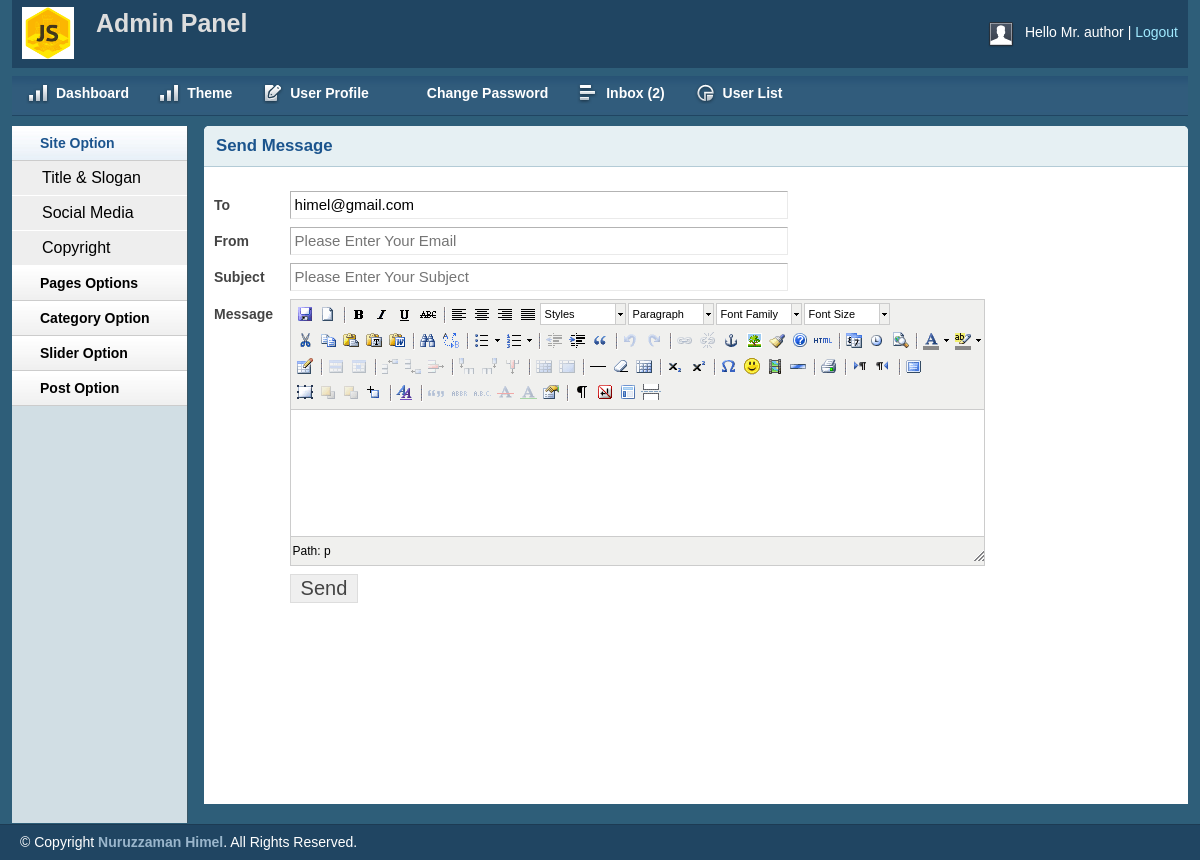
Screenshot of /admin/replyMass.php?replyId=2 (signed in) with the database file from the repository.
### tables this page shows
CREATE TABLE `title_slogan` (
  `id` int(11) NOT NULL,
  `title` varchar(255) NOT NULL,
  `des` varchar(255) NOT NULL,
  `logo` varchar(255) NOT NULL
);

CREATE TABLE `tbl_user` (
  `id` int(11) NOT NULL,
  `name` varchar(255) NOT NULL,
  `username` varchar(100) NOT NULL,
  `password` varchar(100) NOT NULL,
  `email` varchar(255) NOT NULL,
  `des` text NOT NULL,
  `role` int(11) NOT NULL
);

CREATE TABLE `tbl_contuct` (
  `id` int(11) NOT NULL,
  `firstname` varchar(255) NOT NULL,
  `lastname` varchar(255) NOT NULL,
  `email` varchar(255) NOT NULL,
  `body` varchar(255) NOT NULL,
  `status` int(11) NOT NULL DEFAULT '0',
  `date` timestamp NOT NULL DEFAULT CURRENT_TIMESTAMP
);

### lib/Database.php (called while the page is built, shortened)
<?php
Class Database{
	public $host   = DB_HOST;
	public $user   = DB_USER;
	public $pass   = DB_PASS;
	public $dbname = DB_NAME;
	public $conn;
	public function connection()
	{
		$this->conn = new mysqli($this->host,$this->user,$this->pass,$this->dbname);
	}
	public function select($query)
	{
		$result = $this->conn->query($query);
			if($result->num_rows > 0)
			{
				return $result;
			}
			else{
				return false;
			}
	}
}

### admin/lib/Session.php (called while the page is built, shortened)
<?php
	class Session
	{
		public static function sess_get($k)
		{
			if(isset($_SESSION[$k]))
			{
				return $_SESSION[$k];
			}else{
				return FALSE;
			}
		}
	}
?>

### admin/replyMass.php (the view, shortened to what this page needs)
<?php include("inc/header.php") ?>
<?php include("inc/sidebar.php") ?>
<?php
    if(!isset($_GET['replyId']) || $_GET['replyId'] == NULL)
    {
        header("Location: inbox.php");
    }else{
        $replyId = $_GET['replyId'];
    }
?>
<div class="grid_10">
    <div class="box round first grid">
        <h2>Send Message</h2>
        <div class="block">
            <form action="" method="post">
                <table class="form">
                <?php
                        $query = "SELECT * FROM tbl_contuct WHERE id='$replyId' ";
                        $msgg = $db->select($query);
                        if($msgg)
                        {
                            while($value = $msgg->fetch_assoc())
                            {
                        ?>
                    <tr>
                        <td>
                            <label>To</label>
                        </td>
                        <td>
                            <input type="text"  readonly="readonly" name="to" value="<?php echo $value['email']; ?>"  class="medium" />
                        </td>
                    </tr>
                    <tr>
                        <td>
                            <label>From</label>
                        </td>
                        <td>
                            <input type="text"   name="From" placeholder="Please Enter Your Email"  class="medium" />
                        </td>
                    </tr>
                     <tr>
                        <td>
                            <label>Subject</label>
                        </td>
                        <td>
                            <input type="text"   name="sub" placeholder="Please Enter Your Subject"  class="medium" />
                        </td>
                    </tr>
                    <tr>
                        <td style="vertical-align: top; padding-top: 9px;">
                            <label>Message</label>
                        </td>
                        <td>
                        </td>
                    </tr>
                    <tr>
                        <td></td>
                        <td>
                            <input type="submit" name="submit" Value="Send" />
                        </td>
                    </tr>
                    <?php
                            }
                        }
                        else{
                            echo "<span ><p class='error'>Message Not Available !!! </p> </span>";
                        }
                        ?>
                </table>
            </form>
        </div>
    </div>
</div>
<?php include("inc/footer.php") ?>

### admin/inc/header.php (shortened to what this page needs)
<?php
    include("lib/Session.php");
    $userId = Session::sess_get("userId");
    $userRole = Session::sess_get("userRole");
?>
<?php include("../lib/Database.php");  ?>
<?php
    $db = new Database();
?>
<!DOCTYPE html>
<html>
<head>
    <link rel="stylesheet" type="text/css" href="css/reset.css" media="screen" />
    <link rel="stylesheet" type="text/css" href="css/text.css" media="screen" />
    <link rel="stylesheet" type="text/css" href="css/grid.css" media="screen" />
    <link rel="stylesheet" type="text/css" href="css/layout.css" media="screen" />
    <link rel="stylesheet" type="text/css" href="css/nav.css" media="screen" />
    <link href="css/table/demo_page.css" rel="stylesheet" type="text/css" />
</head>
<body>
    <div class="container_12">
        <div class="grid_12 header-repeat">
            <div id="branding">
                <div class="floatleft logo">
                    <?php
            $query = "SELECT * FROM title_slogan WHERE id = 1";
            $rsltHeader = $db->select($query);
            while ($value = mysqli_fetch_array($rsltHeader))
            {
        ?>
            <img src="uploads/logo/<?php echo $value['logo']; ?>" alt="logo image" >
    <?php } ?>
				</div>
				<div class="floatleft middle">
					<h1><b>A</b>dmin Panel</h1>
				</div>
                <div class="floatright">
                    <div class="floatleft">
                        <img src="img/img-profile.jpg" alt="Profile Pic" /></div>
                    <div class="floatleft marginleft10">
                        <ul class="inline-ul floatleft">
                            <li>Hello
                    <?php
                    $query = "SELECT * FROM  tbl_user WHERE id = ".$userId." AND role = ".$userRole." " ;
                        $userRes = $db->select($query);
                        if($userRes)
                        {
                            $value = $userRes->fetch_assoc();
                            echo $value['name'];
                        }
                    ?>
                            </li>
                            <li><a href="?action=logout">Logout</a></li>
                        </ul>
                    </div>
                </div>
            </div>
        </div>
        <div class="grid_12">
            <ul class="nav main">
                <li class="ic-dashboard"><a href="index.php"><span>Dashboard</span></a> </li>
                <li class="ic-dashboard"><a href="theme.php"><span>Theme</span></a> </li>
                <li class="ic-form-style"><a href="userprofile.php"><span>User Profile</span></a></li>
				<li class="ic-typography"><a href="changepassword.php"><span>Change Password</span></a></li>
				<li class="ic-grid-tables"><a href="inbox.php"><span>Inbox
    <?php
                $query = "SELECT * FROM tbl_contuct WHERE status='0'" ;
                $result = $db->select($query);
                if($result)
                {
                    $count = $result->num_rows;
                    echo "(".$count.")";
                }else{
                    echo "(0)";
                }
    ?>
                </span></a></li>
                <li class="ic-charts"><a href="userlist.php"><span>User List</span></a></li>
            </ul>
        </div>

### admin/css/layout.css (style rules this page uses)
body { background: #fff none repeat scroll 0 0; color: #444; font-size: 14px; padding: 0; }
.floatleft { float:left; }
.logo img { margin-top: -15px; width: 52px; }
.middle { margin-left: 22px; margin-top: -14px; }
.middle h1 { color:#ddd;margin:0 }
.floatright { float:right; }
.inline-ul li { display:inline; color:#fff; }
.marginleft10 { margin-left:10px; }
a { color: #000; font-weight:bold; text-decoration: none; }
.container_12, .container_16 { background:#2E5E79; }
h1, h2, h3, h4, h5, h6 { line-height:1.2em; margin-bottom:.3em; }
h2 { margin-top:1em; }
#branding { font-weight: normal; margin-bottom: 0; padding: 22px 10px 3px; text-align: left; }
.header-repeat { background:url(../img/header-repeat.jpg) repeat-x; }
#branding a { color:#A1EAFF; font-weight:normal; }
#branding a:before { content:" | "; color:#fff; }
#branding ul, #branding ul li { margin:0px; padding:0px; }
#branding li { padding:0px 0px 0px 0px !important; }
.box { background:#fff; margin-bottom:20px; padding:10px 10px 10px 10px; margin-left:-8px; }
.box.grid { padding-bottom:40px; }
.box.round { -moz-border-radius: 5px 5px 0px 0px; -webkit-border-radius: 5px 5px 0px 0px; border-radius: 5px 5px 0px 0px; }
.box h2 { font-size:1.2em; font-weight:bold; color:#1B548D; background:#E6F0F3; margin:-10px -10px 0 -10px; padding:10px 12px; border-bottom:1px solid #B3CBD6; -moz-border-radius: 5px 5px 0px 0px; -webkit-border-radius: 5px 5px 0px 0px; border-radius: 5px 5px 0px 0px; }
.box.first { min-height: 628px; }
.block { padding-top:20px; }
ul, ol { padding-top:0; }
table.form { width:100%; }
table.form td { padding:4px 0px; }
table.form label { font-weight:bold; }
table.form input, table.form select { font-size: 15px; padding: 4px 4px 5px 4px; border-top: 1px solid #b3b3b3; border-left: 1px solid #b3b3b3; border-right: 1px solid #eaeaea; border-bottom: 1px solid #eaeaea; }
table.form input[type="submit"] { border: 1px solid #ddd; color: #444; cursor: pointer; font-size: 20px; padding: 2px 10px; }
input.medium { width: 55%; }
.block { padding-bottom:1px; }

### admin/js/tiny-mce/themes/advanced/skins/default/content.css (style rules this page uses)
body, td, pre { color:#000; font-family:Verdana, Arial, Helvetica, sans-serif; font-size:10px; margin:8px; }
body { background:#FFF; }
h1 { font-size: 2em }
h2 { font-size: 1.5em }
img { border:0; }
table, img, hr, .mceItemAnchor { cursor:default }
table td, table th { cursor:text }

### rows the page displays
title_slogan: logo (picture)
tbl_user: name "Mr. author"
tbl_contuct: to "himel@gmail.com"

### other values shown
$count "2"
